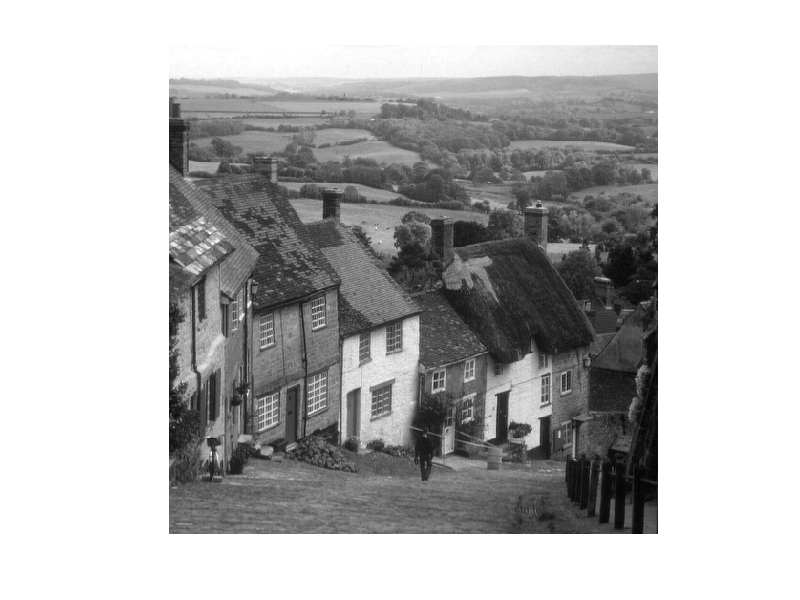
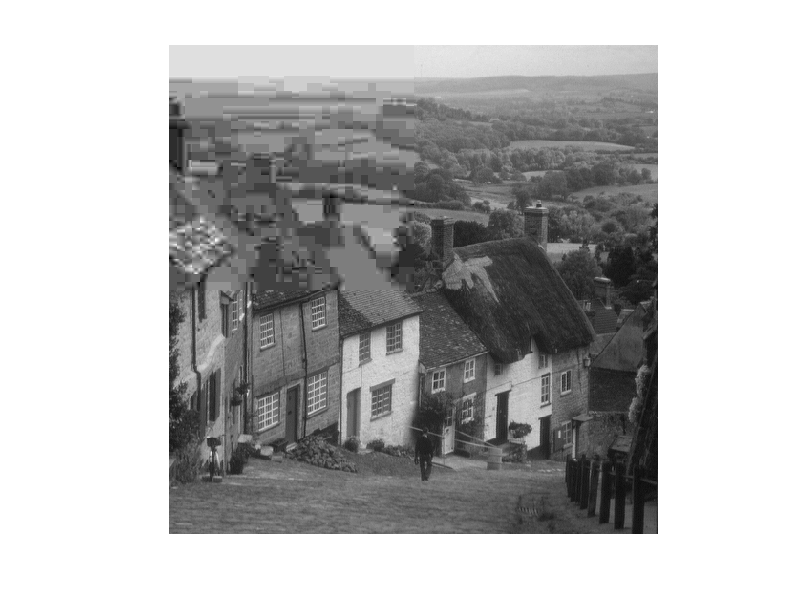

Write the MATLAB code that produced these figures, in order.
clear all;
close all;
clc;


load camera256.mat;
load boat512.mat;
load goldhill512.mat;
load peppers512.mat;

inputpic = goldhill512;

%Generate a variable that stores the quantization matrix Q50
q50matrix = [16 11 10 16 24  40  51  61;
             12 12 14 19 26  58  60  55;
             14 13 16 24 40  57  69  56;
             14 17 22 29 51  87  80  62;
             18 22 37 56 68  109 103 77;
             24 35 55 64 81  104 113 92;
             49 64 78 87 103 121 120 101;
             72 92 95 98 112 100 103 99];

%4. Generate a variable that stores the quality level of the compressed version of the image
%(should be 10, 40 or 90).
prompt = 'Value of scaling factor is: (10, 40, 90) ';
x = input(prompt);
qualityLevel = x;

%compute the scaling factor
%(for quality factor greater than 50)=> t = (100-qualityLevel)/50;
%(for quality factor <50) => t = 50/quality level 
scalingFactor_t=0.0;
if (qualityLevel >50)
    scalingFactor_t = (100-qualityLevel)/50;
else
    scalingFactor_t = 50/qualityLevel;
end

scaledQMatrix = scalingFactor_t * q50matrix;

splitMatrix = mat2cell(inputpic - 128, [8,8,8,8,8,8,8,8,8,8,8,8,8,8,8,8,8,8,8,8,8,8,8,8,8,8,8,8,8,8,8,8,8,8,8,8,8,8,8,8,8,8,8,8,8,8,8,8,8,8,8,8,8,8,8,8,8,8,8,8,8,8,8,8], [8,8,8,8,8,8,8,8,8,8,8,8,8,8,8,8,8,8,8,8,8,8,8,8,8,8,8,8,8,8,8,8,8,8,8,8,8,8,8,8,8,8,8,8,8,8,8,8,8,8,8,8,8,8,8,8,8,8,8,8,8,8,8,8]);

Bt_in = splitMatrix;
C_cell = splitMatrix;
S_cell = splitMatrix;
Ct_cell = splitMatrix;
Bt_cell = splitMatrix;

for i = 1:32
    for j = 1:32
        C_cell{i,j} = dct2(Bt_in{i,j}); % DCT2 operation on each 8x8 block
        
        S_cell{i,j} = round(C_cell{i,j} ./ scaledQMatrix);
        
        Ct_cell{i,j} = S_cell{i,j} .* scaledQMatrix;
        
        Bt_cell{i,j} = idct2(Ct_cell{i,j});
    end 
end

Bt_out = cell2mat(Bt_cell) + 128;   % conversion back to matrix

sigma2 = mean(mean(((Bt_out - inputpic).^2)))

PSNR = 10*log10(abs(65025/sigma2))

zoutput = (1 - (nnz(cell2mat(S_cell(1,1)))/64))*100


figure(1);
imshow(inputpic,[]);
figure(2);
imshow(Bt_out,[]);
